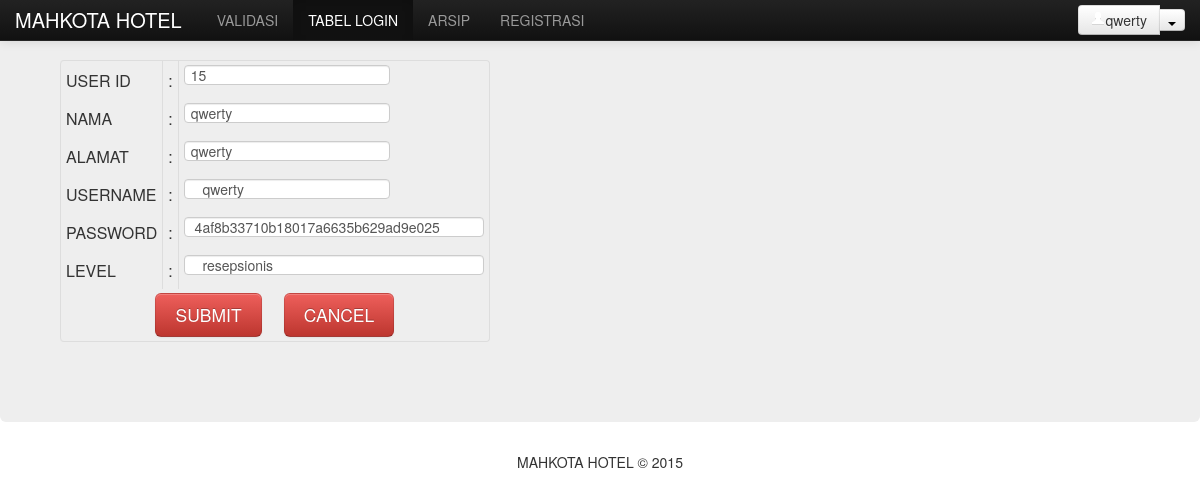
The page /TugasBesar/editlog.php?id_user=15 (signed in) on the database its author committed.
### tables this page shows
CREATE TABLE IF NOT EXISTS `user` (
`id_user` int(11) NOT NULL,
  `nama` varchar(30) NOT NULL,
  `alamat` varchar(50) NOT NULL,
  `username` varchar(20) NOT NULL,
  `password` varchar(50) NOT NULL,
  `level` varchar(20) NOT NULL
);

### TugasBesar/editlog.php (the view, shortened to what this page needs)
<?php
$user = $_GET['id_user'];
include ("koneksi.php");
?>
<html>
    <head>
        <link href="css/bootstrap.css" rel="stylesheet">
        <link href="css/bootstrap-responsive.css" rel="stylesheet">
    </head>
    <body>
        <div class="navbar navbar-inverse navbar-fixed-top">
            <div class="navbar-inner">
                <div class="container">
                    <a class="brand" href="welcome.php">MAHKOTA HOTEL</a>
                    <div class="nav-collapse collapse">
                        <ul class="nav">
                            <?php
                            if ($_SESSION['level'] == "admin") {
                                echo'
                        <li><a href = "validasi.php">VALIDASI</a></li>
                        <li class="active"><a href = "tabellog.php">TABEL LOGIN</a></li>
                        <li><a href = "arsip.php">ARSIP</a></li>
                        <li><a href = "form-registrasi.php">REGISTRASI</a></li>
                                ';
                            } else if ($_SESSION['level'] == "resepsionis") {
                                echo '
                                <li><a href="validasi.php">validasi</a></li>
                                <li><a href = "arsip.php">ARSIP</a></li>
                                ';
                            }
                            ?>
                        </ul>
                        <div class="btn-group navbar-form pull-right">
                            <a class="btn btn-pimary" href="#"><i class="icon-user icon-white"></i><?php echo $_SESSION['nama']; ?></a>
                            <a class="btn btn-pimary dropdown-toggle" data-toggle="dropdown" href="#"><span class="caret"></span></a>
                        </div>
                    </div>
                </div>
            </div>
        </div>
        <div class="hero-unit">
            <?php
            $queryselect = "SELECT * FROM user WHERE id_user=$user";
            $result = mysqli_query($koneksi, $queryselect);
            $row = mysqli_fetch_array($result, MYSQLI_ASSOC);
            if (mysqli_num_rows($result) == 0) {
            } else {
                ?>
                <form method="post" >
                    <table class="table-bordered table-hover table-condensed">
                        <tr>
                            <td>USER ID</td><td>:</td>
                            <td><input type="text" name="id" value="<?php echo $row['id_user']; ?>"size="50"/></td>
                        </tr>
                        <tr>
                            <td>NAMA</td><td>:</td>
                            <td><input type="text" name="nama" value="<?php echo $row['nama']; ?>"size="50"/></td>
                        </tr>
                        <tr>
                            <td>ALAMAT</td><td>:</td>
                            <td><input type="text" name="alamat" value="<?php echo $row['alamat']; ?>"size="50"/></td>
                        </tr>
                        <tr>
                            <td>USERNAME</td><td>:</td>
                            <td><input type="text" name="username" value=" <?php echo $row['username']; ?>" size="50"/></td>
                        </tr>
                        <tr>
                            <td>PASSWORD</td><td>:</td>
                            <td><input type="text" name="password" value=" <?php echo $row['password']; ?>" style="width: 300px;"/></td>
                        </tr>
                        <tr>
                            <td>LEVEL</td><td>:</td>
                            <td><input type="text" name="level" value=" <?php echo $row['level']; ?>" style="width: 300px;"/></td>
                        </tr>
                        <tr>
                            <td colspan=3 align="center"><button class="btn btn-large btn-danger" type="submit" name="submit">SUBMIT</button> &nbsp;&nbsp;&nbsp;
                                <button class="btn btn-large btn-danger" type="button" onclick="window.location = 'tabellog.php'">CANCEL</button></td>
                        </tr>
                    </table>
            </div>
    <?php
}
?>
<footer>
    <p align="center">MAHKOTA HOTEL &copy; 2015</p>
</footer>
</body>
</html>

### rows shown on the page
user: id "15", nama "qwerty", alamat "qwerty", username "qwerty", password "4af8b33710b18017a6635b629ad9e025", level "resepsionis"

### other values the page prints
$_SESSION['nama'] "qwerty"
